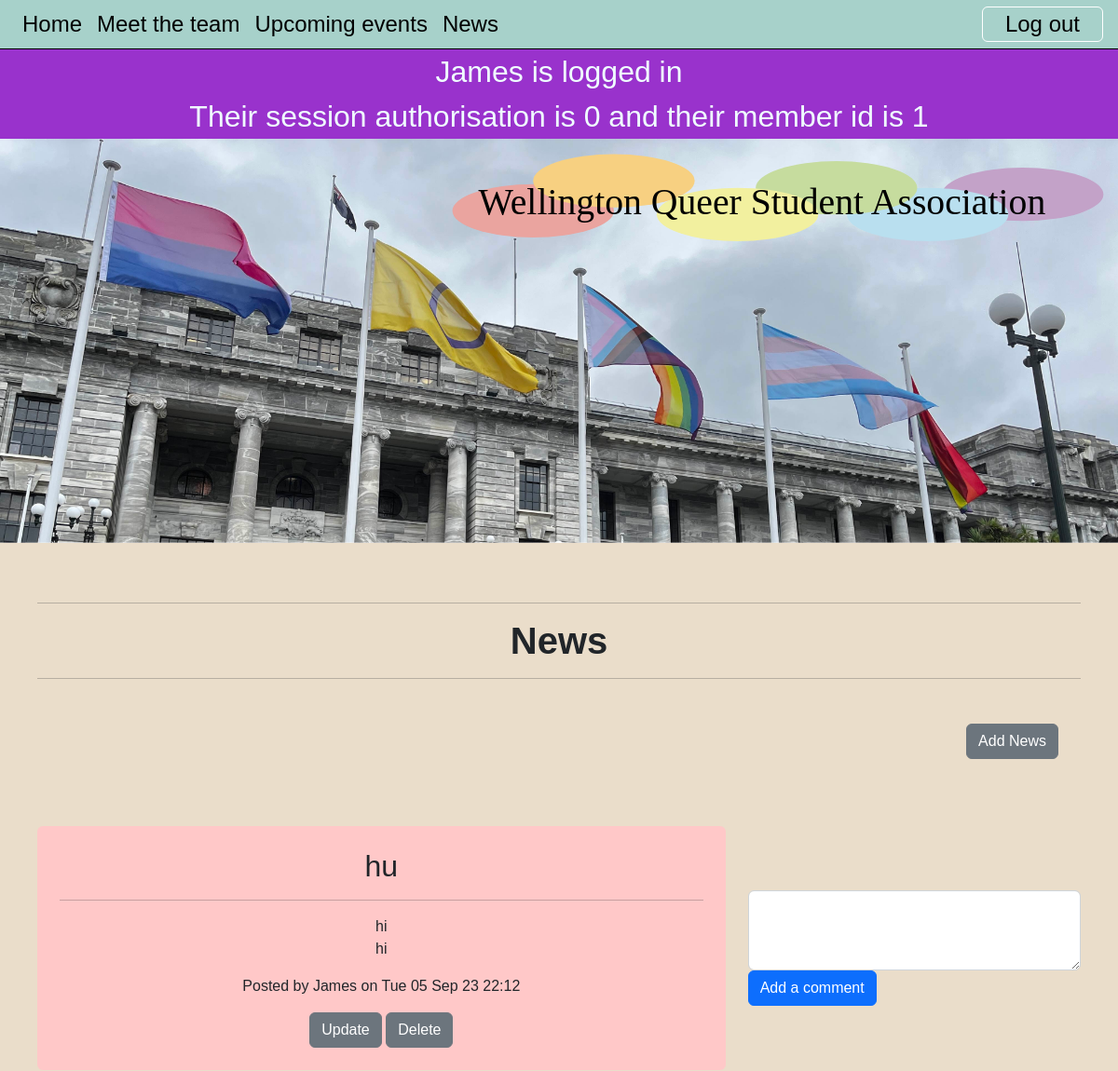
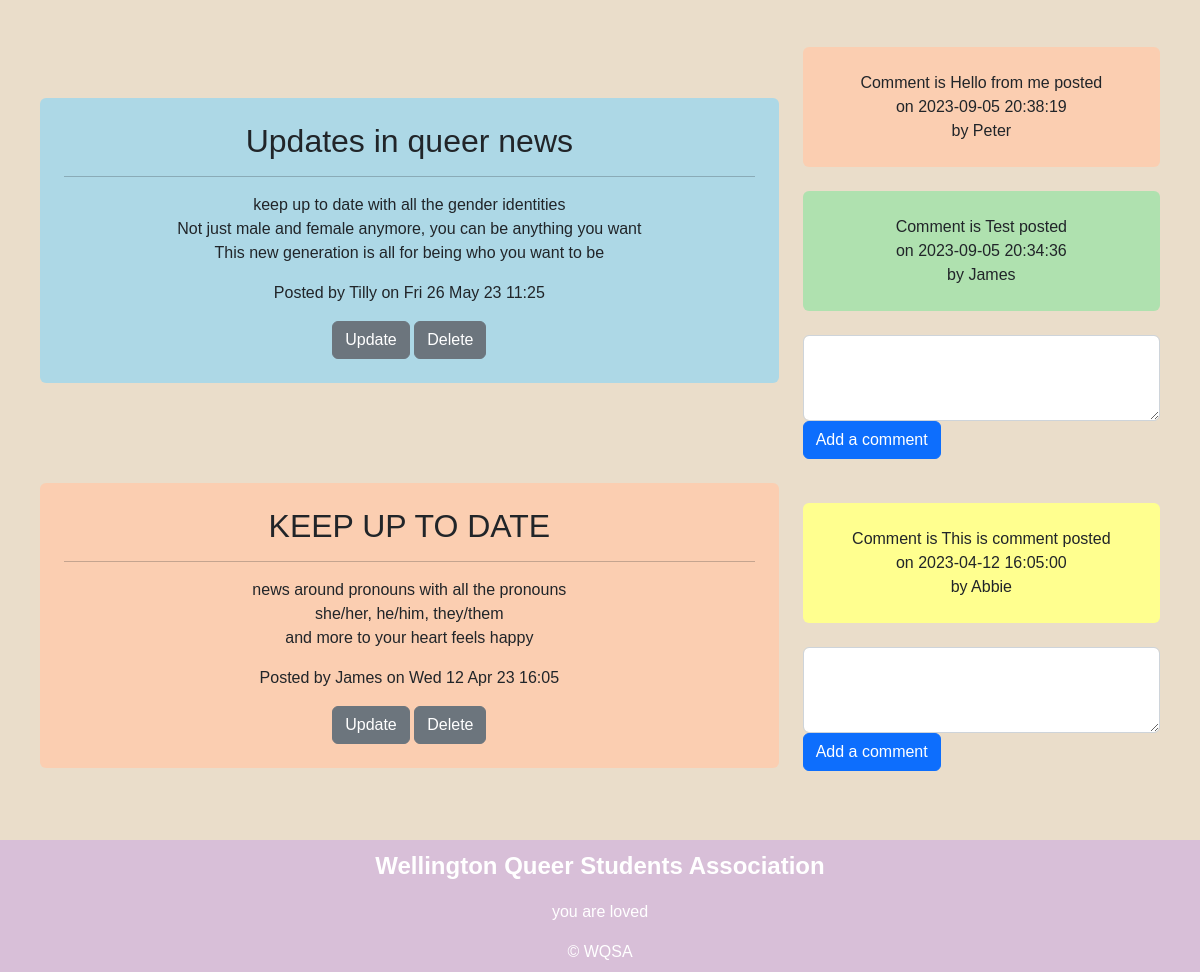
The page /news (signed in) on the database its author committed (2 pictures, top to bottom).
### tables this page shows
CREATE TABLE member(
    member_id integer primary key autoincrement not null,
    name text not null,
    email text not null unique,
    password text not null,
    authorisation integer not null
);

CREATE TABLE news(
    news_id integer primary key autoincrement not null,
    title text not null unique,
    subtitle text not null unique,
    content text not null unique,
    newsdate date not null,
    member_id integer not null,
    foreign key(member_id) references member(member_id)
);

CREATE TABLE comments(
    comments_id integer primary key autoincrement not null,
    comments_content text not null unique,
    comments_date date not null,
    member_id integer not null,
    news_id integer not null,
    foreign key(member_id) references member(member_id),
    foreign key(news_id) references news(news_id)
);

### server.py (the view)
@app.route("/news")
def news():
    sql = """select news.news_id, news.title, news.subtitle, news.content, news.newsdate, member.name
      from news
      join member on news.member_id = member.member_id
      order by news.newsdate desc;

      """
    news = run_search_query_tuples(sql, (), db_path, True)
    print(news)
    sql = """select comments.news_id, comments.comments_content, comments.comments_date, member.name
      from comments
      join member on comments.member_id = member.member_id
      order by comments.comments_date desc;
      """
    comments = run_search_query_tuples(sql, (), db_path, True)
    print(comments)
    return render_template("news.html", news=news, comments=comments)

### db_functions.py (called while the page is built)
def run_search_query_tuples(sql_query, values_tuple, file_path, rowfactory=False):
    result = None
    try:
        db = sqlite3.connect(file_path)
        if rowfactory:
            db.row_factory = sqlite3.Row
        cursor = db.cursor()
        cursor.execute(sql_query, values_tuple)
        result = cursor.fetchall()
        cursor.close()
    except sqlite3.Error as error:
        print("Error running search query tuples: {}".format(error))
        return None
    db.close()
    if result is None:
        print("No search values were found")
    return result

### server.py (called while the page is built)
@app.template_filter()
def news_date(sqlite_dt):
    x = datetime.strptime(sqlite_dt, '%Y-%m-%d %H:%M:%S')
    return x.strftime("%a %d %b %y %H:%M")

### templates/news.html (shortened to what this page needs)
{% extends "layout.html" %}
{% block content %}
<div class="container-lg py-sm-5 py-1">
<hr> <h1>News</h1> <hr>
{% if session and session['authorisation'] == 0 %}
<div class="news p-4 my-4 text-end">
    <a class="btn btn-secondary" href="{{ url_for('news_cud', id=0, task='add') }}">Add News</a>
</div>
    {% endif %}
{% for row in news %}
    <div class="row align-items-center">
        <div class="col-lg-8">
            <div id="newsid-{{loop.index}}" class="p-4 my-4 container-sm rounded text-center">
                <h2>{{row['title']}}</h2>
                <hr>
                <div class="subtitle"> {{row['subtitle']}}</div>
                <p class="news-text"> {{row['content'] | replace("\n", "<br>") | safe}}</p>
                <div class="news-meta">Posted by {{row['name']}} on {{row['newsdate'] | news_date}}</div>
                {% if session and session['authorisation'] == 0 %}
                <div class="news-meta">
                    <a class="btn btn-secondary" href="{{ url_for('news_cud', id=row['news_id'], task='update')}}">Update</a>
                    <a class="btn btn-secondary" href="{{ url_for('news_cud', id=row['news_id'], task='delete')}}">Delete</a>
                </div>
                {% endif %}
            </div>
        </div>
        <div class="col-lg-4">
            {% for comment in comments %}
                {% if row ['news_id'] == comment['news_id'] %}
                    <div id="comment-{{loop.index}}" class="p-4 my-4 container-sm rounded text-center">
                        <div class="">Comment is {{comment['comments_content']}} posted
                            <br>on {{comment['comments_date']}}
                            <br>by {{comment['name']}} </div>
                    </div>
                {% endif %}
            {% endfor %}
            {% if session and ( session['authorisation'] == 0 or session['authorisation'] == 1 ) %}
                <div class="news-meta">
                    <form action="{{ url_for('add_comment')}}" method="POST">
                        <textarea id="comment" name="comment" class="form-control" rows="2"></textarea>
                        <button type="submit" id="submit" class="btn btn-primary">Add a comment</button>
                    </form>
                </div>
            {% endif %}
        </div>
    </div>
{% endfor %}
</div>
{% endblock %}

### templates/layout.html (shortened to what this page needs)
<!DOCTYPE html>
<html lang="en">
<head>
<link href="https://cdn.jsdelivr.net/npm/bootstrap@5.2.3/dist/css/bootstrap.min.css" rel="stylesheet">
    <link rel="stylesheet" href="static/styles.css">
    </head>
<body>
<div class="container-fluid">
<nav class="navbar navbar-expand-lg px-3 py-0">
    <div class="collapse navbar-collapse" id="collapsibleNavbar">
      <ul class="navbar-nav">
        <li class="nav-item">
          <a class="nav-link" href="{{url_for('index')}}">Home</a>
        </li>
        <li class="nav-item">
          <a class="nav-link" href="{{url_for('meet_the_team')}}">Meet the team</a>
        </li>
         <li class="nav-item">
          <a class="nav-link" href="{{url_for('upcoming_events')}}">Upcoming events</a>
         </li>
          <li class="nav-item">
          <a class="nav-link" href="{{url_for('news')}}">News</a>
        </li>
      </ul>
      <div class="ms-auto">
          {% if session %}
          <a href="{{url_for('logout')}}" class="nav-link btn btn-outline">Log out</a>
          {% else %}
          <a href="{{url_for('get_involved')}}" class="nav-link btn btn-outline" >Get involved</a>
          <a href="{{url_for('login')}}" class="nav-link btn btn-outline">Log in</a>
          {% endif %}
      </div>
    </div>
    </nav>
    </div>
    {% if session %}
        <div class="session"> {{session['name']}} is logged in <br>
            Their session authorisation is {{session['authorisation']}} and their member id is {{session['member_id']}}</div>
    {% endif %}
    <img class="img-fluid" src="static/images_WQSA/flags_parliment_banner.svg" >
{% block content %}
{% endblock %}
<footer class="container-fluid footer-content">
    <p>Wellington Queer Students Association</p>
    <p>you are loved</p>
    <div>&copy; WQSA</div>
</footer>
    </body>
</html>

### static/styles.css (style rules this page uses)
:root { --brand-green: rgb(167,209,202); --brand-paper: rgb(234, 221, 202); }
body { font-family: 'Raleway', sans-serif; font-size: 100%; background-color: var(--brand-paper); margin: 0; }
.container-fluid { border: 0px solid blue; padding: 0px; }
.container-lg { border: 4px solid pink; padding: 10px; }
h1 { font-size: 2.5em; text-align: center; font-weight: 600; margin: 0; }
.container-fluid { border: 0px solid pink; }
.container-lg { border: 0px solid pink; overflow: auto; }
.A { background-color: rgb(255, 200, 200); }
.B { background-color: rgb(251, 206, 177); }
.C { background-color: rgb(255, 255, 143); }
.D { background-color: rgb(175, 225, 175); }
.E { background-color: rgb(173,216,230); }
.row { border: 0px solid blue; }
.footer-content { background-color: rgb(216,191,216); text-align: center; padding: 0.5em 0 0.5em 0; color: white; }
.footer-content p:first-child { font-weight: 600; font-size: 1.5em; }
.navbar { --brand-green-pale: rgb(223, 237, 224); background-color: var(--brand-green); border-bottom: 1px solid black; }
.nav-link { font-size: 1.5em; color: black; }
.btn-outline { border: 1px solid white; padding: 0 1em; }
nav .btn-outline { display: inline-block; }
label, input[type='text'], input[type='email'], textarea { font-size: 1.5em !important; }
.session { background-color: darkorchid; color: azure; text-align: center; font-size: 2em; }

### rows shown on the page
member: name "James"
news: title "hu", subtitle "hi", content "hi", name "James", newsdate|news_date "Tue 05 Sep 23 22:12"
news: title "Updates in queer news", subtitle "keep up to date with all the gender identities", content "Not just male and female anymore, you can be anything you want This new generation is all for being who you want to be", name "Tilly", newsdate|news_date "Fri 26 May 23 11:25"
comments: comments_content "Hello from me", comments_date "2023-09-05 20:38:19", name "Peter"
comments: comments_content "Test", comments_date "2023-09-05 20:34:36", name "James"
news: title "KEEP UP TO DATE", subtitle "news around pronouns with all the pronouns", content "she/her, he/him, they/them and more to your heart feels happy", name "James", newsdate|news_date "Wed 12 Apr 23 16:05"
comments: comments_content "This is comment", comments_date "2023-04-12 16:05:00", name "Abbie"

### other values the page prints
{{ session['authorisation'] }} "0"
{{ session['member_id'] }} "1"
